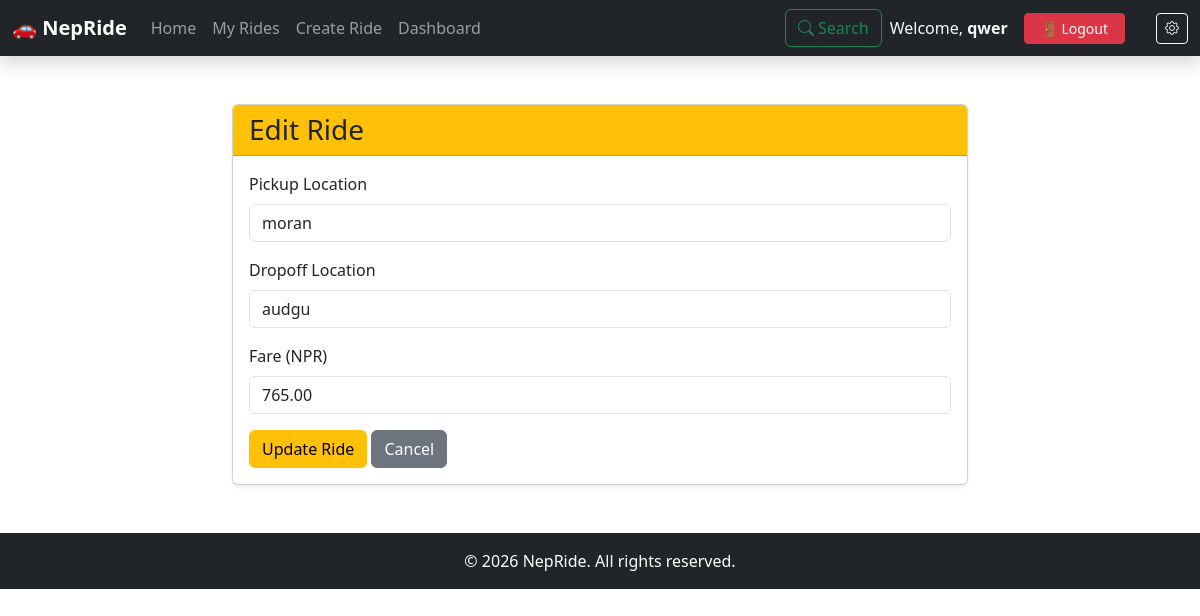
/ride_update/4/ (signed in), run on the app's committed database.
### ride/models.py (models this page shows, shortened)
class Ride(models.Model):
    STATUS_CHOICES = [
        ('pending', 'Pending'),
        ('accepted', 'Accepted'),
        ('completed', 'Completed'),
        ('cancelled', 'Cancelled'),
    ]
    user = models.ForeignKey(User, on_delete=models.CASCADE)
    driver = models.ForeignKey(Driver, on_delete=models.CASCADE, blank=True, null=True)
    pickup_location = models.CharField(max_length=255)
    dropoff_location = models.CharField(max_length=255)
    fare = models.DecimalField(max_digits=8, decimal_places=2)
    status = models.CharField(max_length=20, choices=STATUS_CHOICES, default='pending')
    created_at = models.DateTimeField(auto_now_add=True)

### ride/views.py (the view, shortened to what this page needs)
# urls.py: path('ride_update/<int:pk>/', RideUpdateView.as_view(), name='ride_update'),
class RideUpdateView(LoginRequiredMixin, UpdateView):
    model = Ride
    fields = ['pickup_location', 'dropoff_location', 'fare']
    template_name = 'ride_update.html'
    success_url = reverse_lazy('home')

### nepride/templates/ride_update.html (shortened to what this page needs)
{% extends "base.html" %}
{% block content %}
<div class="container my-5">
    <div class="row">
        <div class="col-md-8 mx-auto">
            <div class="card shadow-sm">
                <div class="card-header bg-warning text-dark">
                    <h3 class="mb-0">Edit Ride</h3>
                </div>
                <div class="card-body">
                    <form method="post">
                        <div class="mb-3">
                            <label for="pickup_location" class="form-label">Pickup Location</label>
                            <input type="text" class="form-control" id="pickup_location" name="pickup_location" value="{{ object.pickup_location }}" required>
                        </div>
                        <div class="mb-3">
                            <label for="dropoff_location" class="form-label">Dropoff Location</label>
                            <input type="text" class="form-control" id="dropoff_location" name="dropoff_location" value="{{ object.dropoff_location }}" required>
                        </div>
                        <div class="mb-3">
                            <label for="fare" class="form-label">Fare (NPR)</label>
                            <input type="number" step="0.01" class="form-control" id="fare" name="fare" value="{{ object.fare }}" required>
                        </div>
                        <button type="submit" class="btn btn-warning">Update Ride</button>
                        <a href="{% url 'ride_list' %}" class="btn btn-secondary">Cancel</a>
                    </form>
                </div>
            </div>
        </div>
    </div>
</div>
{% endblock content %}

### nepride/templates/nav.html (shortened to what this page needs)
<nav class="navbar navbar-expand-lg navbar-dark bg-dark shadow">
    <div class="container-fluid">
        <a class="navbar-brand fw-bold" href="{% url 'home' %}">🚗 NepRide</a>
        <div class="collapse navbar-collapse" id="navbarNav">
            <div class="collapse navbar-collapse" id="navbarNav">
<ul class="navbar-nav me-auto">
<li class="nav-item">
<a class="nav-link custom-nav" href="{% url 'home' %}">Home</a>
</li>
{% if user.is_authenticated %}
<li class="nav-item">
<a class="nav-link custom-nav" href="{% url 'ride_list' %}">My Rides</a>
</li>
<li class="nav-item">
<a class="nav-link custom-nav" href="{% url 'ride_create' %}">Create Ride</a>
</li>
<li class="nav-item">
<a class="nav-link custom-nav" href="{% url 'dashboard' %}">Dashboard</a>
</li>
{% endif %}
</ul>
</div>
            <div class="d-flex align-items-center gap-2">
                <form class="d-flex" action="{% url 'search' %}" role="search">
                  <button class="btn btn-outline-success" type="submit">
                        <i class="bi bi-search"></i> Search</button>
                </form>
               {% if user.is_authenticated %}
                    <span class="text-light me-2">Welcome, <strong>{{ user.username }}</strong></span>
                    <form method="post" action="{% url 'logout' %}" class="d-inline">
                        <button type="submit" class="btn btn-danger btn-sm px-3">
                          🚪 Logout
                        </button>
                    </form>
                {% else %}
                    <a href="{% url 'login' %}" class="btn btn-outline-light btn-sm">Login</a>
                    <a href="{% url 'register' %}" class="btn btn-primary btn-sm">Register</a>
                {% endif %}
                <li class="nav-item">
                    <a class="btn btn-outline-light bi bi-gear btn-sm" href="{% url 'settings' %}"></a>
                </li>
            </div>
        </div>
    </div>
</nav>

### data on the page
Ride: pickup_location "moran", dropoff_location "audgu", fare "765.00"

### other printed values
{{ user.username }} "qwer"
